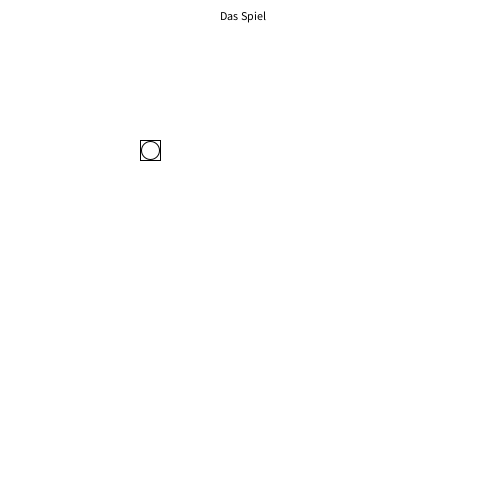
Frame 1 (no input)
Frame 60 (the mouse pressed at the canvas centre just before this capture): identical to frame 1, image omitted
Frame 120 (the mouse held since frame 60 and released just before this capture): identical to frame 1, image omitted

The Processing sketch that drew this single still picture (run headless with seeded random() and noise(); from frame 60 on, the mouse is pressed at the canvas centre):

// Processing sketch: processing_49013
// ── processing_49013.pde

Menu knopf1, knopf2, schrift1, schrift2;

int modus = 0;


void setup()
{
  size(500, 500);
  smooth();
  knopf1 = new Menu();
  knopf2 = new Menu();
  schrift1 = new Menu();
  schrift2 = new Menu();
}


void draw()
{
  background(255);
  if(modus == 0) // Hauptmenu
  {
    schrift1.derText("Das Spiel", width/2 - 30, 20);
    
    if(knopf1.over()) modus = 1;
    knopf1.zeigen(150, 150); 
  }
  if(modus == 1) // Mit der Maus
 {
   
    knopf2.zeigen(width/2, height/2);
 }
 
   
}



class Menu
{
  float xeck, yeck, xball, yball, breite, farbe;
  
  Menu()
  {
    farbe = 255;
    
  }
  
  void zeigen(float xpos, float ypos)
  {
    breite = 20;
    xball = xpos;
    yball = ypos;
    xeck = xball - breite/2;
    yeck = yball - breite/2;
    fill(255);
    rect(xeck, yeck, breite, breite);
    fill(farbe);
    ellipse(xball, yball, breite- 2, breite- 2);
  }
  
  boolean over()
  {
    if(mouseX > xeck && mouseX < xeck + breite && mouseY > yeck && mouseY < yeck + breite && mousePressed && mouseButton == LEFT)
    {
      farbe = 0;
      return true;
    }
    else
    {
      farbe = 255;
      return false;
    }
  }
  
  
  void derText(String wort, float xpos, float ypos)
  {
    fill(0);
    text(wort, xpos, ypos);
  }
  
  
  
  
  
}

    
